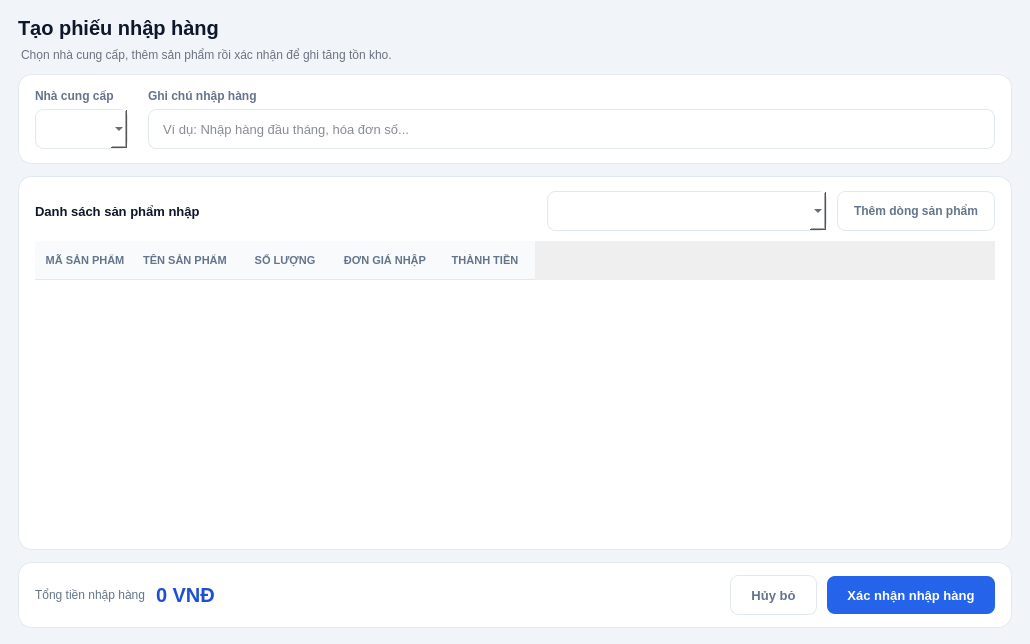
<?xml version="1.0" encoding="UTF-8"?>
<ui version="4.0">
 <class>CreateImportOrderDialog</class>
 <widget class="QDialog" name="CreateImportOrderDialog">
  <property name="geometry">
   <rect>
    <x>0</x>
    <y>0</y>
    <width>1030</width>
    <height>644</height>
   </rect>
  </property>
  <property name="minimumSize">
   <size>
    <width>900</width>
    <height>560</height>
   </size>
  </property>
  <property name="windowTitle">
   <string>Tạo Phiếu Nhập Hàng</string>
  </property>
  <property name="styleSheet">
   <string notr="true">
QDialog#CreateImportOrderDialog {
    background-color: #f1f5f9;
    color: #0f172a;
    font-family: &quot;Segoe UI&quot;, Arial, sans-serif;
}
QLabel {
    background-color: transparent;
    border: none;
    color: #0f172a;
}
/* ===== Tiêu đề hộp thoại =====
   Cùng công thức với header của products.ui: tiêu đề đậm, ngay dưới là dòng
   mô tả màu xám cỡ nhỏ. Cỡ chữ tiêu đề lấy từ thuộc tính font. */
QLabel#lblDialogTitle {
    color: #0f172a;
    padding: 0px;
    margin: 0px;
}
QLabel#lblDialogSubtitle {
    color: #6b7280;
    font-size: 12px;
    font-weight: normal;
    margin-top: 4px;
}
/* ===== Thẻ nội dung ===== */
QFrame#frame_4,
QFrame#frame_3,
QFrame#frame_5 {
    background-color: #ffffff;
    border: 1px solid #e2e8f0;
    border-radius: 14px;
}
/* Hai khung con chỉ để gom nhãn và ô nhập, không tự vẽ nền hay viền. */
QFrame#frame,
QFrame#frame_2 {
    background-color: transparent;
    border: none;
}
/* Nhãn của từng ô nhập, cùng tông với infoKey bên help_center.ui. */
QLabel#lblSupplier,
QLabel#lblNote {
    color: #64748b;
    font-size: 12px;
    font-weight: 600;
}
QLabel#lblDetailTitle {
    color: #0f172a;
    font-size: 13px;
    font-weight: 700;
}
/* ===== Ô nhập liệu ===== */
QLineEdit,
QComboBox {
    background-color: #ffffff;
    border: 1px solid #e2e8f0;
    border-radius: 8px;
    padding: 0px 12px;
    min-height: 38px;
    font-size: 13px;
    color: #0f172a;
}
QLineEdit:focus,
QComboBox:focus {
    border: 1px solid #1d4ed8;
}
QComboBox:hover {
    border: 1px solid #cbd5e1;
}
QComboBox QAbstractItemView {
    background-color: #ffffff;
    border: 1px solid #e2e8f0;
    border-radius: 8px;
    padding: 4px;
    outline: none;
    selection-background-color: #eff6ff;
    selection-color: #1d4ed8;
}
/* ===== Bảng chi tiết phiếu nhập ===== */
QTableWidget#tblImportDetails {
    background-color: transparent;
    border: none;
    gridline-color: #f1f5f9;
    font-size: 13px;
    color: #334155;
    outline: none;
}
QTableWidget#tblImportDetails::item {
    padding: 6px 8px;
    border-bottom: 1px solid #f1f5f9;
}
QTableWidget#tblImportDetails::item:selected {
    background-color: #eff6ff;
    color: #1d4ed8;
}
QHeaderView::section {
    background-color: #f8fafc;
    color: #64748b;
    font-size: 11px;
    font-weight: 700;
    padding: 10px 8px;
    border: none;
    border-bottom: 1px solid #e2e8f0;
}
QTableCornerButton::section {
    background-color: #f8fafc;
    border: none;
}
/* ===== Tổng tiền — cùng kiểu #lblGrandTotal bên pos.ui ===== */
QLabel#lblTotalText {
    color: #64748b;
    font-size: 12px;
}
QLabel#lblTotalAmount {
    color: #1d4ed8;
    font-size: 20px;
    font-weight: bold;
}
/* ===== Nút bấm ===== */
QPushButton#btnAddProductRow {
    background-color: #ffffff;
    color: #64748b;
    border: 1px solid #e2e8f0;
    border-radius: 8px;
    padding: 0px 16px;
    min-height: 38px;
    font-size: 12px;
    font-weight: bold;
}
QPushButton#btnAddProductRow:hover {
    background-color: #eff6ff;
    color: #1d4ed8;
    border: 1px solid #1d4ed8;
}
QPushButton#btnSave {
    background-color: #2563eb;
    color: #ffffff;
    border: none;
    border-radius: 8px;
    padding: 0px 20px;
    min-height: 38px;
    font-size: 13px;
    font-weight: 700;
}
QPushButton#btnSave:hover {
    background-color: #1d4ed8;
}
QPushButton#btnSave:pressed {
    background-color: #1e40af;
}
QPushButton#btnSave:disabled {
    background-color: #cbd5e1;
    color: #f8fafc;
}
QPushButton#btnCancel {
    background-color: #ffffff;
    color: #64748b;
    border: 1px solid #e2e8f0;
    border-radius: 8px;
    padding: 0px 20px;
    min-height: 38px;
    font-size: 13px;
    font-weight: bold;
}
QPushButton#btnCancel:hover {
    background-color: #eff6ff;
    color: #1d4ed8;
    border: 1px solid #1d4ed8;
}
/* ===== Thanh cuộn ===== */
QScrollBar:vertical {
    background-color: transparent;
    width: 10px;
    margin: 0px;
    border: none;
}
QScrollBar::handle:vertical {
    background-color: #cbd5e1;
    min-height: 35px;
    border-radius: 5px;
}
QScrollBar::handle:vertical:hover {
    background-color: #94a3b8;
}
QScrollBar::handle:vertical:pressed {
    background-color: #64748b;
}
QScrollBar::add-line:vertical,
QScrollBar::sub-line:vertical {
    height: 0px;
    width: 0px;
    background: transparent;
    border: none;
}
QScrollBar::up-arrow:vertical,
QScrollBar::down-arrow:vertical {
    width: 0px;
    height: 0px;
    background: transparent;
    border: none;
}
QScrollBar::add-page:vertical,
QScrollBar::sub-page:vertical {
    background: transparent;
}
QScrollBar:horizontal {
    background-color: transparent;
    height: 10px;
    margin: 0px;
    border: none;
}
QScrollBar::handle:horizontal {
    background-color: #cbd5e1;
    min-width: 35px;
    border-radius: 5px;
}
QScrollBar::handle:horizontal:hover {
    background-color: #94a3b8;
}
QScrollBar::handle:horizontal:pressed {
    background-color: #64748b;
}
QScrollBar::add-line:horizontal,
QScrollBar::sub-line:horizontal {
    width: 0px;
    height: 0px;
    background: transparent;
    border: none;
}
QScrollBar::left-arrow:horizontal,
QScrollBar::right-arrow:horizontal {
    width: 0px;
    height: 0px;
    background: transparent;
    border: none;
}
QScrollBar::add-page:horizontal,
QScrollBar::sub-page:horizontal {
    background: transparent;
}</string>
  </property>
  <layout class="QVBoxLayout" name="verticalLayout_root">
   <property name="spacing">
    <number>12</number>
   </property>
   <property name="leftMargin">
    <number>18</number>
   </property>
   <property name="topMargin">
    <number>16</number>
   </property>
   <property name="rightMargin">
    <number>18</number>
   </property>
   <property name="bottomMargin">
    <number>16</number>
   </property>
   <item>
    <layout class="QHBoxLayout" name="horizontalLayout_header">
     <property name="spacing">
      <number>10</number>
     </property>
     <item>
      <layout class="QVBoxLayout" name="verticalLayout_header">
      <property name="spacing">
      <number>4</number>
      </property>
      <item>
      <widget class="QLabel" name="lblDialogTitle">
      <property name="font">
      <font>
      <pointsize>15</pointsize>
      <bold>true</bold>
      </font>
      </property>
      <property name="text">
      <string>Tạo phiếu nhập hàng</string>
      </property>
      </widget>
      </item>
      <item>
      <widget class="QLabel" name="lblDialogSubtitle">
      <property name="text">
      <string>Chọn nhà cung cấp, thêm sản phẩm rồi xác nhận để ghi tăng tồn kho.</string>
      </property>
      </widget>
      </item>
      </layout>
     </item>
     <item>
      <spacer name="horizontalSpacer_header">
       <property name="orientation">
        <enum>Qt::Orientation::Horizontal</enum>
       </property>
       <property name="sizeHint" stdset="0">
        <size>
         <width>40</width>
         <height>20</height>
        </size>
       </property>
      </spacer>
     </item>
    </layout>
   </item>
   <item>
    <widget class="QFrame" name="frame_4">
     <property name="frameShape">
      <enum>QFrame::Shape::NoFrame</enum>
     </property>
     <layout class="QHBoxLayout" name="horizontalLayout_3">
      <property name="spacing">
       <number>20</number>
      </property>
      <property name="leftMargin">
       <number>16</number>
      </property>
      <property name="topMargin">
       <number>14</number>
      </property>
      <property name="rightMargin">
       <number>16</number>
      </property>
      <property name="bottomMargin">
       <number>14</number>
      </property>
      <item>
       <widget class="QFrame" name="frame">
        <property name="frameShape">
         <enum>QFrame::Shape::NoFrame</enum>
        </property>
        <layout class="QVBoxLayout" name="horizontalLayout">
         <property name="spacing">
          <number>6</number>
         </property>
         <property name="leftMargin">
          <number>0</number>
         </property>
         <property name="topMargin">
          <number>0</number>
         </property>
         <property name="rightMargin">
          <number>0</number>
         </property>
         <property name="bottomMargin">
          <number>0</number>
         </property>
         <item>
          <widget class="QLabel" name="lblSupplier">
           <property name="text">
            <string>Nhà cung cấp</string>
           </property>
           <property name="textFormat">
            <enum>Qt::TextFormat::PlainText</enum>
           </property>
          </widget>
         </item>
         <item>
          <widget class="QComboBox" name="cboSupplier">
           <property name="cursor">
            <cursorShape>PointingHandCursor</cursorShape>
           </property>
          </widget>
         </item>
        </layout>
       </widget>
      </item>
      <item>
       <widget class="QFrame" name="frame_2">
        <property name="frameShape">
         <enum>QFrame::Shape::NoFrame</enum>
        </property>
        <layout class="QVBoxLayout" name="horizontalLayout_2">
         <property name="spacing">
          <number>6</number>
         </property>
         <property name="leftMargin">
          <number>0</number>
         </property>
         <property name="topMargin">
          <number>0</number>
         </property>
         <property name="rightMargin">
          <number>0</number>
         </property>
         <property name="bottomMargin">
          <number>0</number>
         </property>
         <item>
          <widget class="QLabel" name="lblNote">
           <property name="text">
            <string>Ghi chú nhập hàng</string>
           </property>
          </widget>
         </item>
         <item>
          <widget class="QLineEdit" name="txtNote">
           <property name="placeholderText">
            <string>Ví dụ: Nhập hàng đầu tháng, hóa đơn số...</string>
           </property>
          </widget>
         </item>
        </layout>
       </widget>
      </item>
     </layout>
    </widget>
   </item>
   <item>
    <widget class="QFrame" name="frame_3">
     <property name="frameShape">
      <enum>QFrame::Shape::NoFrame</enum>
     </property>
     <layout class="QVBoxLayout" name="verticalLayout">
      <property name="spacing">
       <number>10</number>
      </property>
      <property name="leftMargin">
       <number>16</number>
      </property>
      <property name="topMargin">
       <number>14</number>
      </property>
      <property name="rightMargin">
       <number>16</number>
      </property>
      <property name="bottomMargin">
       <number>14</number>
      </property>
      <item>
       <layout class="QHBoxLayout" name="horizontalLayout_detailBar">
        <property name="spacing">
         <number>10</number>
        </property>
        <item>
         <widget class="QLabel" name="lblDetailTitle">
          <property name="text">
           <string>Danh sách sản phẩm nhập</string>
          </property>
         </widget>
        </item>
        <item>
         <spacer name="horizontalSpacer_detailBar">
          <property name="orientation">
           <enum>Qt::Orientation::Horizontal</enum>
          </property>
          <property name="sizeHint" stdset="0">
           <size>
            <width>40</width>
            <height>20</height>
           </size>
          </property>
         </spacer>
        </item>
        <item>
         <widget class="QComboBox" name="cbothemsp">
          <property name="minimumSize">
           <size>
            <width>280</width>
            <height>0</height>
           </size>
          </property>
          <property name="cursor">
           <cursorShape>PointingHandCursor</cursorShape>
          </property>
          <property name="currentText">
           <string/>
          </property>
         </widget>
        </item>
        <item>
         <widget class="QPushButton" name="btnAddProductRow">
          <property name="cursor">
           <cursorShape>PointingHandCursor</cursorShape>
          </property>
          <property name="text">
           <string>Thêm dòng sản phẩm</string>
          </property>
         </widget>
        </item>
       </layout>
      </item>
      <item>
       <widget class="QTableWidget" name="tblImportDetails">
        <property name="frameShape">
         <enum>QFrame::Shape::NoFrame</enum>
        </property>
        <property name="showGrid">
         <bool>false</bool>
        </property>
        <property name="alternatingRowColors">
         <bool>false</bool>
        </property>
        <property name="selectionBehavior">
         <enum>QAbstractItemView::SelectionBehavior::SelectRows</enum>
        </property>
        <attribute name="horizontalHeaderHighlightSections">
         <bool>false</bool>
        </attribute>
        <attribute name="verticalHeaderVisible">
         <bool>false</bool>
        </attribute>
        <attribute name="verticalHeaderDefaultSectionSize">
         <number>40</number>
        </attribute>
        <column>
         <property name="text">
          <string>MÃ SẢN PHẨM</string>
         </property>
        </column>
        <column>
         <property name="text">
          <string>TÊN SẢN PHẨM</string>
         </property>
        </column>
        <column>
         <property name="text">
          <string>SỐ LƯỢNG</string>
         </property>
        </column>
        <column>
         <property name="text">
          <string>ĐƠN GIÁ NHẬP</string>
         </property>
        </column>
        <column>
         <property name="text">
          <string>THÀNH TIỀN</string>
         </property>
        </column>
       </widget>
      </item>
     </layout>
    </widget>
   </item>
   <item>
    <widget class="QFrame" name="frame_5">
     <property name="frameShape">
      <enum>QFrame::Shape::NoFrame</enum>
     </property>
     <layout class="QHBoxLayout" name="horizontalLayout_5">
      <property name="spacing">
       <number>10</number>
      </property>
      <property name="leftMargin">
       <number>16</number>
      </property>
      <property name="topMargin">
       <number>12</number>
      </property>
      <property name="rightMargin">
       <number>16</number>
      </property>
      <property name="bottomMargin">
       <number>12</number>
      </property>
      <item>
       <layout class="QHBoxLayout" name="totalLayout">
        <property name="spacing">
         <number>10</number>
        </property>
        <item>
         <widget class="QLabel" name="lblTotalText">
          <property name="text">
           <string>Tổng tiền nhập hàng</string>
          </property>
         </widget>
        </item>
        <item>
         <widget class="QLabel" name="lblTotalAmount">
          <property name="text">
           <string>0 VNĐ</string>
          </property>
         </widget>
        </item>
       </layout>
      </item>
      <item>
       <spacer name="horizontalSpacer_footer">
        <property name="orientation">
         <enum>Qt::Orientation::Horizontal</enum>
        </property>
        <property name="sizeHint" stdset="0">
         <size>
          <width>40</width>
          <height>20</height>
         </size>
        </property>
       </spacer>
      </item>
      <item>
       <layout class="QHBoxLayout" name="horizontalLayout_4">
        <property name="spacing">
         <number>10</number>
        </property>
        <item>
         <widget class="QPushButton" name="btnCancel">
          <property name="cursor">
           <cursorShape>PointingHandCursor</cursorShape>
          </property>
          <property name="text">
           <string>Hủy bỏ</string>
          </property>
         </widget>
        </item>
        <item>
         <widget class="QPushButton" name="btnSave">
          <property name="cursor">
           <cursorShape>PointingHandCursor</cursorShape>
          </property>
          <property name="text">
           <string>Xác nhận nhập hàng</string>
          </property>
         </widget>
        </item>
       </layout>
      </item>
     </layout>
    </widget>
   </item>
  </layout>
 </widget>
 <resources/>
 <connections/>
</ui>
